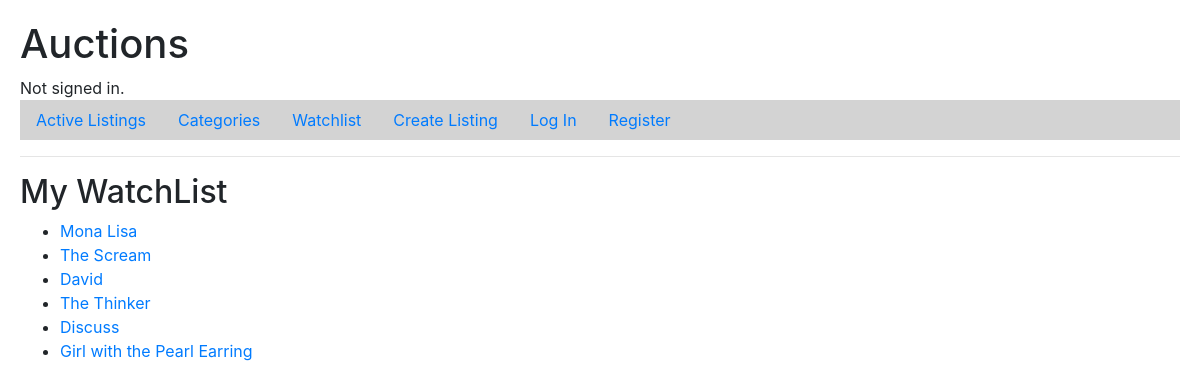
Screenshot of /watchlist with the database file from the repository.
### auctions/models.py (models this page shows, shortened)
class Listing (models.Model):
    Title=models.CharField(max_length=64)
    Artist=models.CharField(max_length=64)
    Description = models.TextField(blank=True)
    StartBidAmount=models.FloatField()
    Image=models.ImageField(upload_to='listing')
    ItemCategory=models.ForeignKey(ItemCategory, on_delete=models.CASCADE)
    ListedOn= models.DateTimeField(auto_now_add=True)
    Status=models.BooleanField(default=True)
    ListedBy= models.ForeignKey(User, on_delete=models.CASCADE)
    def __str__(self):
        return self.Title

### auctions/views.py (the view)
# urls.py: ,path( "watchlist",views.watchlist,name='watchlist')
def watchlist(request):
    return render(request, "auctions/watchlist.html",{
        "listings": Listing.objects.all()
    })

### auctions/templates/auctions/watchlist.html
{% extends "auctions/layout.html" %}
{% block body %}
    <h2>My WatchList</h2>
    <ul>
        {% for l in listings %}
            <li>
                <a href="{% url 'listing' l.id %}">
                    {{ l }}
            </li>
        {% endfor %}
    </ul>
{% endblock %}

### auctions/static/auctions/styles.css (style rules this page uses)
body { padding: 20px; }

### rows the page displays
Listing: Title "Mona Lisa"
Listing: Title "The Scream"
Listing: Title "David"
Listing: Title "The Thinker"
Listing: Title "Discuss"
Listing: Title "Girl with the Pearl Earring"
